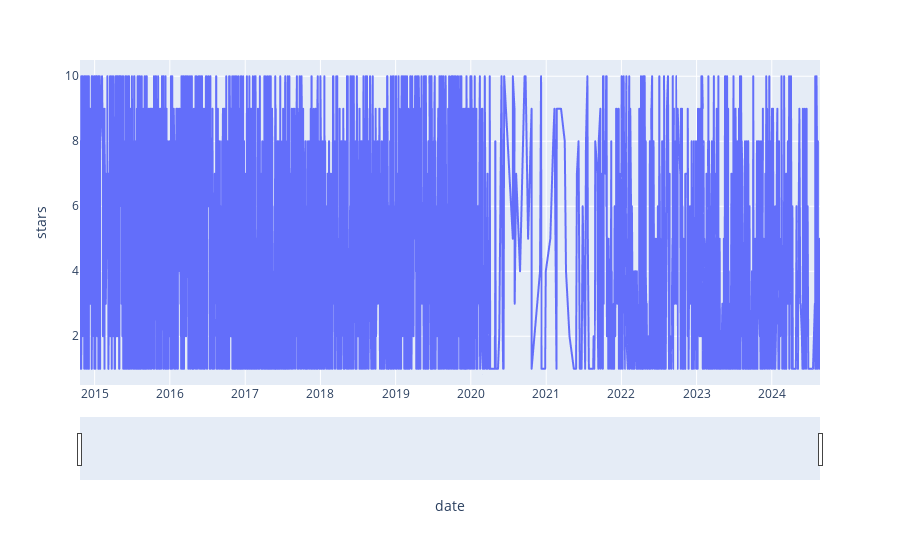

The notebook cell saved with this chart:
### Code cell
df.date = pd.to_datetime(df.date)
fig = px.line(df, x='date', y="stars")
fig.update_xaxes(rangeslider_visible=True)
fig.show()

### Figure 1 — Plotly figure (JSON) as saved in the notebook; plotly's stock layout.template omitted (floating-point values rounded to 4 significant figures; data arrays with more than 128 entries replaced by an {"elided": "..."} marker saying what was removed)
{"data": [{"hovertemplate": "date=%{x}<br>stars=%{y}<extra></extra>", "legendgroup": "", "line": {"color": "#636efa", "dash": "solid"}, "marker": {"symbol": "circle"}, "mode": "lines", "name": "", "showlegend": false, "type": "scattergl", "x": {"elided": "3496 str values"}, "xaxis": "x", "y": {"elided": "3496 int values"}, "yaxis": "y"}], "layout": {"legend": {"tracegroupgap": 0}, "margin": {"t": 60}, "xaxis": {"anchor": "y", "domain": [0, 1], "rangeslider": {"visible": true}, "title": {"text": "date"}}, "yaxis": {"anchor": "x", "domain": [0, 1], "title": {"text": "stars"}}}}
